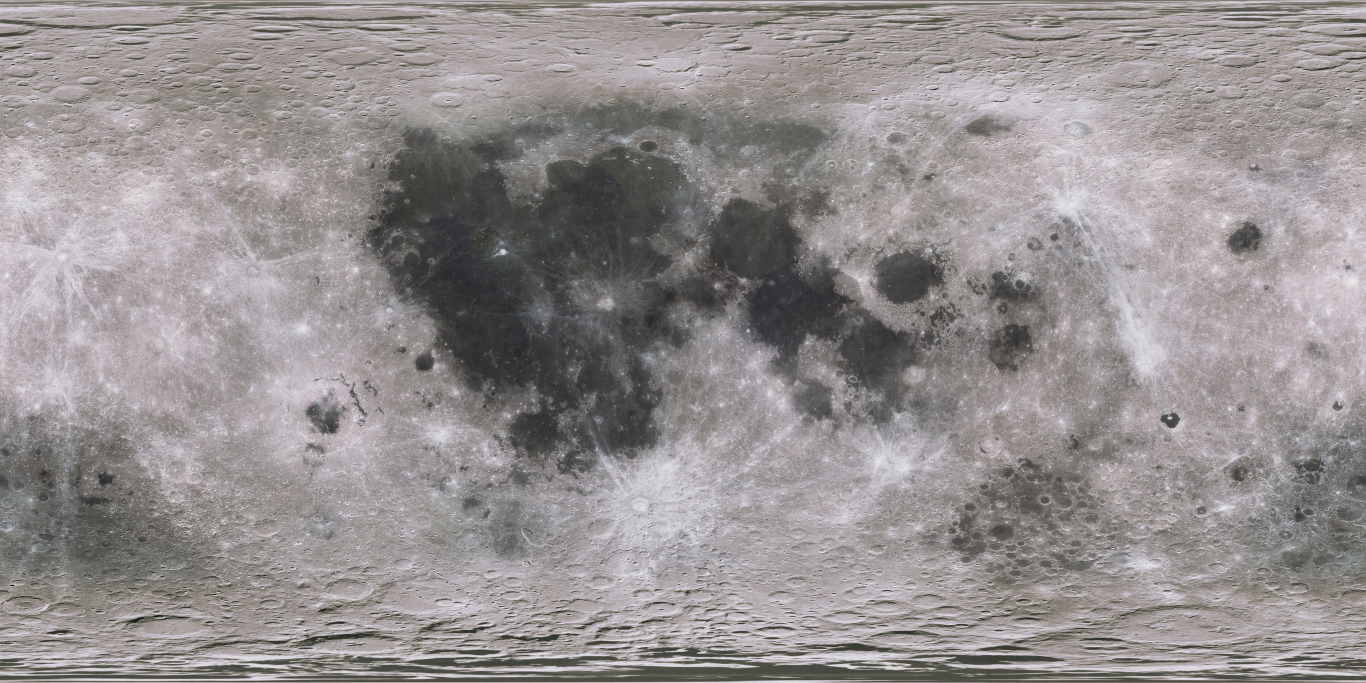
#> input picture prototypes/planet_visuals/data/global_moon/moon_color_8k.jpg, 4096 x 2048 px (shown at 1/3 size)
$ python asset_bake.py
#> lines starting #> are read from the running program, lines starting #| are printed output that depends on the picture
### prototypes/planet_visuals/wrap_to_sphere.py
"""Wrap a flat moon texture onto a sphere viewed head-on.

Two input layouts supported:

  * `extent="hemisphere"`  — square texture covering 180°×180° (the
    near side only). Original use case: the procedural planet_full.png.
  * `extent="globe"`       — 2:1 texture covering 360°×180° (the full
    moon). Use case: real LROC WAC mosaic. Rotate which hemisphere
    is visible with `camera_lon_deg`.

Both pass through the same projection math: for each output pixel
(xs, ys) inside the disc, compute z = √(1 − xs² − ys²), then
lat = asin(ys), lon = atan2(xs, z) (front-hemisphere only). The
texture-sampling map differs only in how lon → tx scales.

Adds limb darkening (brightness × z^0.6) and a soft disc edge over
a starfield.

Outputs:
  output/planet_orbital.png       — procedural planet wrapped
  output/planet_orbital_real.png  — real moon (WAC mosaic) wrapped
"""

from __future__ import annotations

import math
import os

import numpy as np
from PIL import Image

OUT = os.path.join(os.path.dirname(__file__), "output")


def starfield(shape, density=0.0008, brightness=(60, 200), seed=42):
    """Sparse point-stars on a deep-space background."""
    h, w = shape
    bg = np.array([6, 7, 12], dtype=np.float32)
    out = np.full((h, w, 3), bg, dtype=np.float32)
    rng = np.random.default_rng(seed)
    n = int(h * w * density)
    ys = rng.integers(0, h, n)
    xs = rng.integers(0, w, n)
    bs = rng.uniform(brightness[0], brightness[1], n)
    for y, x, b in zip(ys, xs, bs):
        out[y, x] = (b, b, b * 0.95)
    return out


def wrap_to_sphere(texture_path, output_size=1200, output_path=None,
                    margin=12, limb_exponent=0.6, edge_softness=2.0,
                    extent="hemisphere", camera_lon_deg=0.0,
                    apply_limb_darkening=True):
    """Project an equirectangular texture onto a sphere viewed head-on.

    Args:
      extent: "hemisphere" (180°×180°) or "globe" (360°×180°).
      camera_lon_deg: only used for "globe" — which longitude is at
        the disc centre. 0 puts the prime meridian dead-on.
      apply_limb_darkening: real WAC mosaics already have natural
        limb shading baked in; setting this to False avoids
        double-darkening at the disc edge.
    """
#> called with output_size = 1200, output_path = 'src/assets/planet/orbital_near.png', margin = 12, limb_exponent = 0.6, edge_softness = 2, extent = 'globe', camera_lon_deg = 0, apply_limb_darkening = False
    src = np.asarray(Image.open(texture_path).convert("RGB"),
                      dtype=np.float32)
    h_src, w_src = src.shape[:2]
#> h_src = 2048; w_src = 4096

    bg = starfield((output_size, output_size))

    yy, xx = np.mgrid[0:output_size, 0:output_size].astype(np.float32)
    cx = cy = output_size / 2
    r_px = output_size / 2 - margin
    u = (xx - cx) / r_px
    v = (cy - yy) / r_px

    d2 = u * u + v * v
    z = np.sqrt(np.clip(1 - d2, 0, 1))

    lat = np.arcsin(np.clip(v, -1, 1))
    lon = np.arctan2(u, np.maximum(z, 1e-6))

    if extent == "hemisphere":
        # 180°×180° texture.  lat -π/2..π/2 → ty 0..h_src,
        #                     lon -π/2..π/2 → tx 0..w_src.
        tx = (lon + math.pi / 2) / math.pi * w_src
    elif extent == "globe":
        # 360°×180° texture. Apply a longitude offset so the chosen
        # hemisphere lands at the disc centre.
        cam_lon_rad = math.radians(camera_lon_deg)
        lon_shifted = (lon + cam_lon_rad + math.pi) % (2 * math.pi) - math.pi
        tx = (lon_shifted + math.pi) / (2 * math.pi) * w_src
    else:
        raise ValueError(f"unknown extent {extent!r}")

    ty = (math.pi / 2 - lat) / math.pi * h_src

    tx0 = np.clip(np.floor(tx).astype(np.int32), 0, w_src - 1)
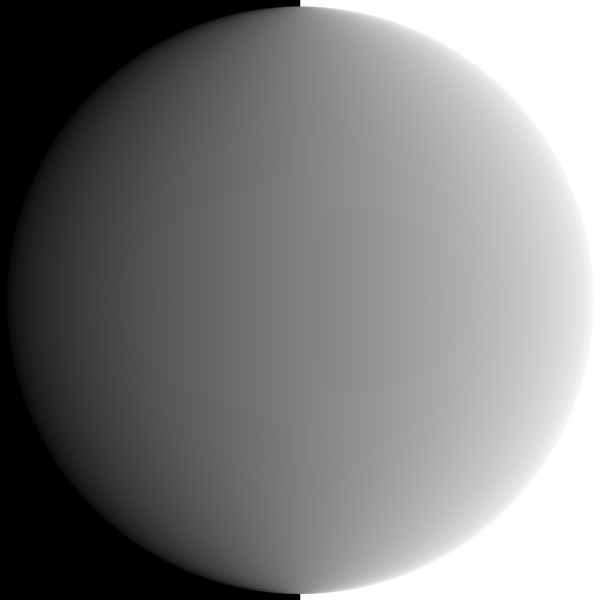
#> tx: shape (1200, 1200) float32 (shown at 1/2 size); min 1024, max 3072, mean 2047.1; drawn with min black and max white
    ty0 = np.clip(np.floor(ty).astype(np.int32), 0, h_src - 1)
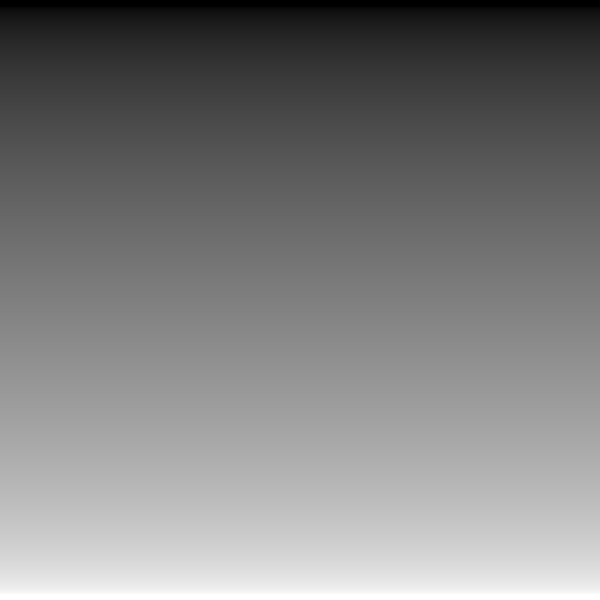
#> ty: shape (1200, 1200) float32 (shown at 1/2 size); min 0, max 2048, mean 1023.1; drawn with min black and max white
    tx1 = np.clip(tx0 + 1, 0, w_src - 1)
    ty1 = np.clip(ty0 + 1, 0, h_src - 1)
    fx = (tx - tx0)[..., None]
    fy = (ty - ty0)[..., None]
    s00 = src[ty0, tx0]
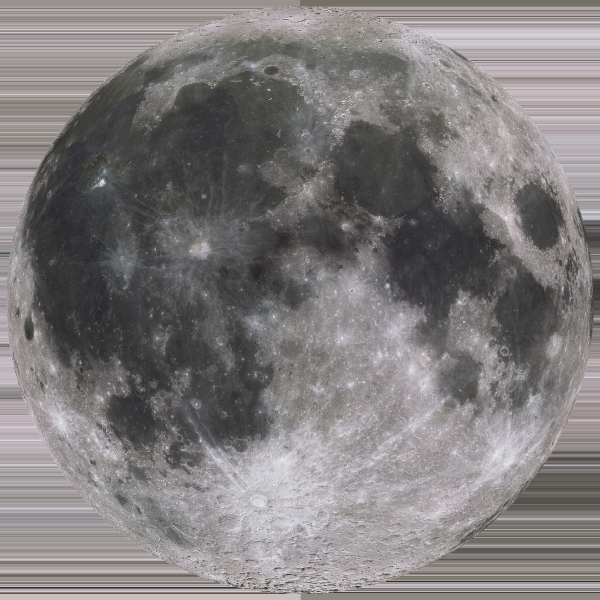
#> s00: shape (1200, 1200, 3) float32 (shown at 1/2 size); mean R, G, B 127.5, 124.1, 124.5
    s01 = src[ty0, tx1]
    s10 = src[ty1, tx0]
    s11 = src[ty1, tx1]
    sampled = (s00 * (1 - fx) * (1 - fy)
               + s01 * fx * (1 - fy)
               + s10 * (1 - fx) * fy
               + s11 * fx * fy)

    if apply_limb_darkening:
        sphere = sampled * (z ** limb_exponent)[..., None]
    else:
        sphere = sampled

    alpha = np.clip(((1.0 - d2) / (2 * edge_softness / r_px)), 0, 1)
    out = sphere * alpha[..., None] + bg * (1 - alpha[..., None])
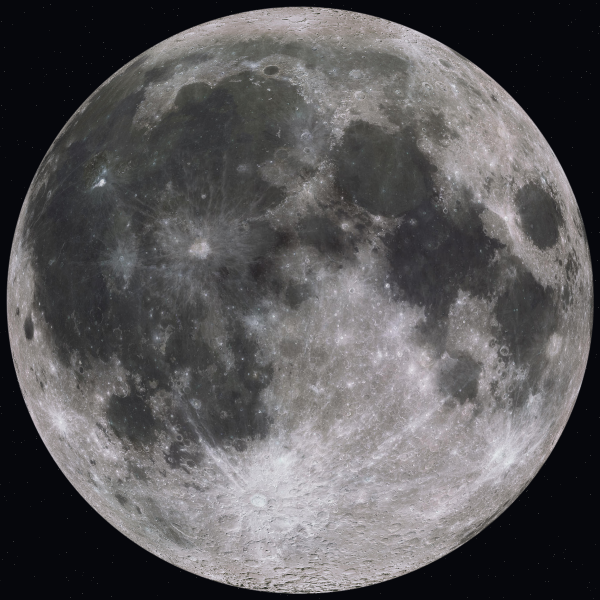
#> out: shape (1200, 1200, 3) float64 (shown at 1/2 size); mean R, G, B 90, 88.5, 90.2
    out = np.clip(out, 0, 255).astype(np.uint8)

    if output_path is None:
        output_path = os.path.join(OUT, "planet_orbital.png")
    Image.fromarray(out).save(output_path)
    print(f"  wrote {output_path}")
    return out


# [24 lines left out: function main, not called in this run]


# [2 lines that do not run on import are left out]

### prototypes/planet_visuals/asset_bake.py
"""Bake game-ready planet visual assets and copy them into the
game's assets directory.

Usage: from the prototype directory, run

    python3 asset_bake.py

Produces:
  src/assets/planet/orbital_near.png   — moon disc thumbnail, near side
                                          (1200x1200, used by the Orbital view)
  src/assets/planet/orbital_far.png    — far-side, for completeness
  src/assets/planet/wac_global.jpg     — full-globe equirectangular WAC
                                          mosaic (4096x2048, used at runtime
                                          for region rendering / zoom)

This is the source of truth for the C++ side. Re-run any time the
prototype's renderer changes.
"""

from __future__ import annotations

import os
import shutil

import numpy as np
from PIL import Image

from wrap_to_sphere import wrap_to_sphere

PROTOTYPE_DIR = os.path.dirname(os.path.abspath(__file__))
PROTOTYPE_OUT = os.path.join(PROTOTYPE_DIR, "output")
PROTOTYPE_DATA = os.path.join(PROTOTYPE_DIR, "data", "global_moon")

# Repo-relative game-asset destination. The prototype lives at
# prototypes/planet_visuals/ inside the repo, so go up two levels.
REPO_ROOT = os.path.normpath(os.path.join(PROTOTYPE_DIR, "..", ".."))
GAME_ASSETS = os.path.join(REPO_ROOT, "src", "assets", "planet")


def ensure_dest():
    os.makedirs(GAME_ASSETS, exist_ok=True)


def bake_orbital_disc(label, src_texture, camera_lon_deg, out_filename):
    """Wrap a global texture onto a sphere and save the disc PNG."""
    print(f"  [{label}] camera_lon={camera_lon_deg}°")
    out_path = os.path.join(GAME_ASSETS, out_filename)
    wrap_to_sphere(src_texture,
                    output_size=1200,
                    output_path=out_path,
                    extent="globe",
                    camera_lon_deg=camera_lon_deg,
                    apply_limb_darkening=False)


def copy_global_mosaic():
    """Drop the full equirectangular WAC mosaic alongside the discs.

    The C++ side uses this for runtime per-region rendering when we
    zoom in past the orbital view (Phase E). Picks whichever cached
    resolution is highest.
    """
    src_8k = os.path.join(PROTOTYPE_DATA, "moon_8k.jpg")
    src_4k = os.path.join(PROTOTYPE_DATA, "moon_color_8k.jpg")
    src = src_8k if os.path.exists(src_8k) else src_4k
    dst = os.path.join(GAME_ASSETS, "wac_global.jpg")
    if not os.path.exists(src):
        print(f"  [skip] WAC global not cached at {src}")
        return
    shutil.copy(src, dst)
    sz = os.path.getsize(dst)
    print(f"  copied wac_global.jpg from {os.path.basename(src)} "
          f"({sz / 1024 / 1024:.1f} MB)")


def main():
    ensure_dest()
    # Prefer the higher-res 8K source (1.34 km/pixel) when present;
    # fall back to the legacy 4K-but-mislabeled-as-8k texture.
    src_8k = os.path.join(PROTOTYPE_DATA, "moon_8k.jpg")
    src_4k = os.path.join(PROTOTYPE_DATA, "moon_color_8k.jpg")
    src_texture = src_8k if os.path.exists(src_8k) else src_4k
    if not os.path.exists(src_texture):
        raise SystemExit(
            f"missing source texture: {src_texture}\n"
            f"run wrap_to_sphere.py first or check data/global_moon/")
    print(f"  source: {os.path.basename(src_texture)}")

    print("== bake orbital discs ==")
    bake_orbital_disc("near", src_texture,   0.0, "orbital_near.png")
    bake_orbital_disc("far",  src_texture, 180.0, "orbital_far.png")
#> call 2 of wrap_to_sphere, with output_size = 1200, output_path = 'src/assets/planet/orbital_far.png', margin = 12, limb_exponent = 0.6, edge_softness = 2, extent = 'globe', camera_lon_deg = 180, apply_limb_darkening = False
#> in wrap_to_sphere (call 2), `tx0 = np.clip(np.floor(tx).astype(np.int32), 0, w_src - 1)`:
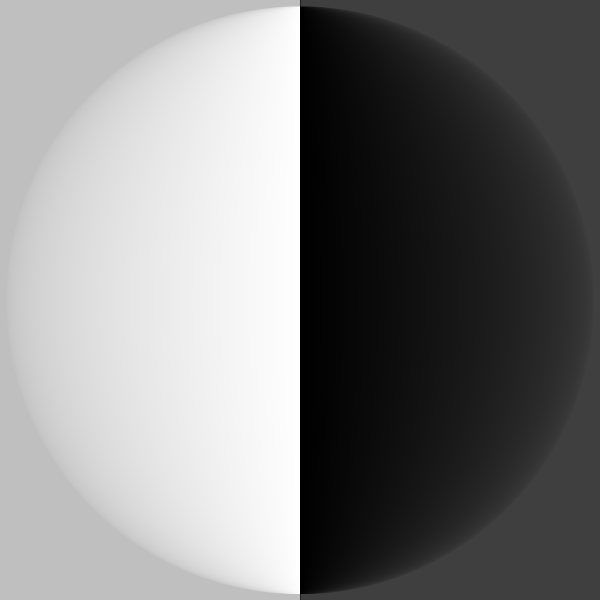
#> tx: shape (1200, 1200) float32 (shown at 1/2 size); min 0, max 4094.9, mean 2047.1; drawn with min black and max white
#> in wrap_to_sphere (call 2), `s00 = src[ty0, tx0]`:
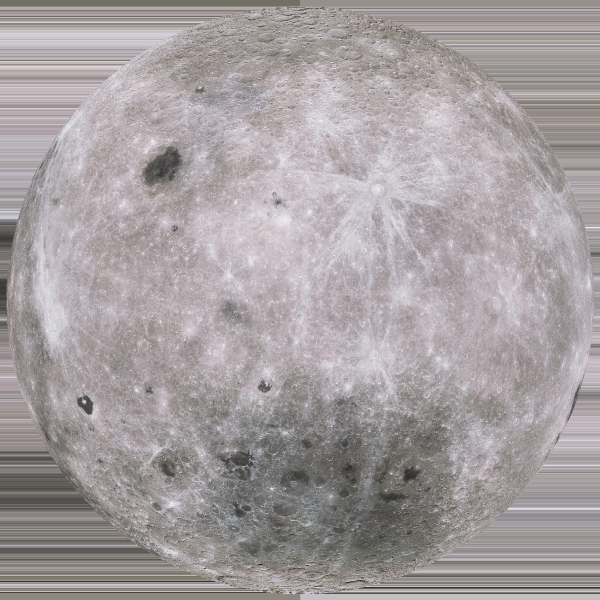
#> s00: shape (1200, 1200, 3) float32 (shown at 1/2 size); mean R, G, B 165, 158.4, 160
#> in wrap_to_sphere (call 2), `out = sphere * alpha[..., None] + bg * (1 - alpha[..., None])`:
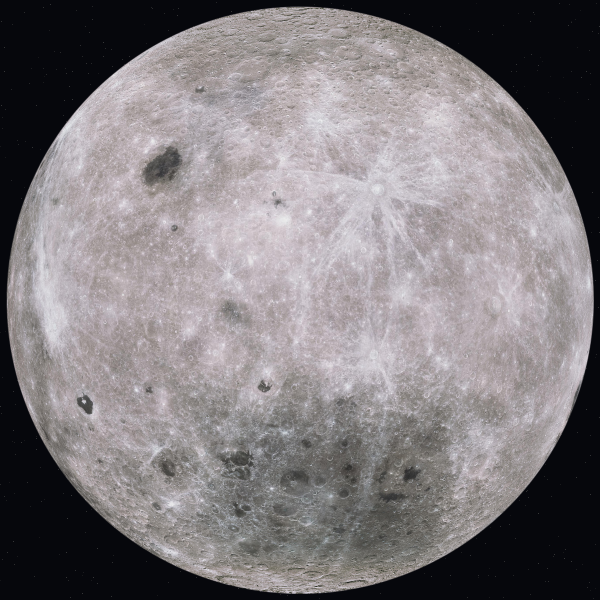
#> out: shape (1200, 1200, 3) float64 (shown at 1/2 size); mean R, G, B 127.7, 122.8, 125.8

    print("== copy global mosaic for runtime use ==")
    copy_global_mosaic()

    print(f"\nbaked into {GAME_ASSETS}")
    for name in sorted(os.listdir(GAME_ASSETS)):
        sz = os.path.getsize(os.path.join(GAME_ASSETS, name))
        print(f"  {name}: {sz / 1024:.1f} KB")


if __name__ == "__main__":
    main()
